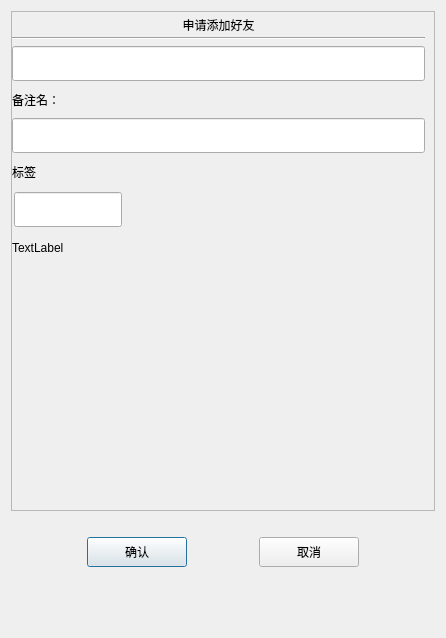
<?xml version="1.0" encoding="UTF-8"?>
<ui version="4.0">
 <class>AuthenFriend</class>
 <widget class="QDialog" name="AuthenFriend">
  <property name="geometry">
   <rect>
    <x>0</x>
    <y>0</y>
    <width>446</width>
    <height>638</height>
   </rect>
  </property>
  <property name="windowTitle">
   <string>Dialog</string>
  </property>
  <layout class="QVBoxLayout" name="verticalLayout">
   <item>
    <widget class="QScrollArea" name="scrollArea">
     <property name="minimumSize">
      <size>
       <width>0</width>
       <height>500</height>
      </size>
     </property>
     <property name="widgetResizable">
      <bool>true</bool>
     </property>
     <widget class="QWidget" name="scrollcontent">
      <property name="geometry">
       <rect>
        <x>0</x>
        <y>0</y>
        <width>426</width>
        <height>498</height>
       </rect>
      </property>
      <layout class="QVBoxLayout" name="verticalLayout_2">
       <property name="spacing">
        <number>0</number>
       </property>
       <property name="leftMargin">
        <number>0</number>
       </property>
       <property name="topMargin">
        <number>0</number>
       </property>
       <item>
        <widget class="QLabel" name="apply_lb">
         <property name="minimumSize">
          <size>
           <width>0</width>
           <height>25</height>
          </size>
         </property>
         <property name="maximumSize">
          <size>
           <width>16777215</width>
           <height>25</height>
          </size>
         </property>
         <property name="text">
          <string>申请添加好友</string>
         </property>
         <property name="alignment">
          <set>Qt::AlignmentFlag::AlignCenter</set>
         </property>
        </widget>
       </item>
       <item>
        <widget class="QWidget" name="apply_wid" native="true">
         <layout class="QVBoxLayout" name="verticalLayout_3">
          <property name="leftMargin">
           <number>0</number>
          </property>
          <property name="topMargin">
           <number>0</number>
          </property>
          <property name="rightMargin">
           <number>0</number>
          </property>
          <property name="bottomMargin">
           <number>0</number>
          </property>
          <item>
           <widget class="Line" name="line">
            <property name="orientation">
             <enum>Qt::Orientation::Horizontal</enum>
            </property>
           </widget>
          </item>
          <item>
           <widget class="CustomizeEdit" name="name_ed">
            <property name="minimumSize">
             <size>
              <width>0</width>
              <height>35</height>
             </size>
            </property>
            <property name="maximumSize">
             <size>
              <width>16777215</width>
              <height>35</height>
             </size>
            </property>
           </widget>
          </item>
          <item>
           <widget class="QLabel" name="label_2">
            <property name="minimumSize">
             <size>
              <width>0</width>
              <height>25</height>
             </size>
            </property>
            <property name="maximumSize">
             <size>
              <width>16777215</width>
              <height>25</height>
             </size>
            </property>
            <property name="text">
             <string>备注名：</string>
            </property>
           </widget>
          </item>
          <item>
           <widget class="CustomizeEdit" name="back_ed">
            <property name="minimumSize">
             <size>
              <width>0</width>
              <height>35</height>
             </size>
            </property>
            <property name="maximumSize">
             <size>
              <width>16777215</width>
              <height>35</height>
             </size>
            </property>
           </widget>
          </item>
          <item>
           <widget class="QLabel" name="label_3">
            <property name="minimumSize">
             <size>
              <width>0</width>
              <height>25</height>
             </size>
            </property>
            <property name="maximumSize">
             <size>
              <width>16777215</width>
              <height>25</height>
             </size>
            </property>
            <property name="text">
             <string>标签</string>
            </property>
           </widget>
          </item>
          <item>
           <widget class="QWidget" name="lb_group_wid" native="true">
            <property name="minimumSize">
             <size>
              <width>0</width>
              <height>50</height>
             </size>
            </property>
            <property name="maximumSize">
             <size>
              <width>16777215</width>
              <height>16777215</height>
             </size>
            </property>
            <layout class="QVBoxLayout" name="verticalLayout_4">
             <property name="spacing">
              <number>0</number>
             </property>
             <property name="leftMargin">
              <number>0</number>
             </property>
             <property name="topMargin">
              <number>0</number>
             </property>
             <property name="rightMargin">
              <number>0</number>
             </property>
             <property name="bottomMargin">
              <number>0</number>
             </property>
             <item>
              <widget class="QWidget" name="gridWidget" native="true">
               <property name="minimumSize">
                <size>
                 <width>0</width>
                 <height>40</height>
                </size>
               </property>
               <property name="maximumSize">
                <size>
                 <width>16777215</width>
                 <height>40</height>
                </size>
               </property>
               <widget class="CustomizeEdit" name="lb_ed">
                <property name="geometry">
                 <rect>
                  <x>2</x>
                  <y>2</y>
                  <width>108</width>
                  <height>35</height>
                 </rect>
                </property>
                <property name="maximumSize">
                 <size>
                  <width>16777215</width>
                  <height>35</height>
                 </size>
                </property>
               </widget>
              </widget>
             </item>
             <item>
              <widget class="QWidget" name="input_tip_wid" native="true">
               <property name="minimumSize">
                <size>
                 <width>0</width>
                 <height>35</height>
                </size>
               </property>
               <property name="maximumSize">
                <size>
                 <width>16777215</width>
                 <height>35</height>
                </size>
               </property>
               <layout class="QVBoxLayout" name="verticalLayout_5">
                <property name="spacing">
                 <number>0</number>
                </property>
                <property name="leftMargin">
                 <number>0</number>
                </property>
                <property name="topMargin">
                 <number>0</number>
                </property>
                <property name="rightMargin">
                 <number>0</number>
                </property>
                <property name="bottomMargin">
                 <number>0</number>
                </property>
                <item>
                 <widget class="ClickedOnceLabel" name="tip_lb">
                  <property name="text">
                   <string>TextLabel</string>
                  </property>
                 </widget>
                </item>
               </layout>
              </widget>
             </item>
            </layout>
           </widget>
          </item>
          <item>
           <widget class="QWidget" name="widget" native="true">
            <property name="minimumSize">
             <size>
              <width>0</width>
              <height>60</height>
             </size>
            </property>
            <layout class="QHBoxLayout" name="horizontalLayout_2">
             <property name="spacing">
              <number>7</number>
             </property>
             <property name="leftMargin">
              <number>0</number>
             </property>
             <property name="topMargin">
              <number>0</number>
             </property>
             <property name="rightMargin">
              <number>0</number>
             </property>
             <property name="bottomMargin">
              <number>0</number>
             </property>
             <item>
              <widget class="QWidget" name="lb_list" native="true">
               <property name="minimumSize">
                <size>
                 <width>287</width>
                 <height>50</height>
                </size>
               </property>
               <property name="maximumSize">
                <size>
                 <width>287</width>
                 <height>16777215</height>
                </size>
               </property>
              </widget>
             </item>
             <item>
              <widget class="QWidget" name="more_lb_wid" native="true">
               <property name="minimumSize">
                <size>
                 <width>30</width>
                 <height>0</height>
                </size>
               </property>
               <property name="maximumSize">
                <size>
                 <width>30</width>
                 <height>16777215</height>
                </size>
               </property>
               <layout class="QVBoxLayout" name="verticalLayout_6">
                <property name="spacing">
                 <number>0</number>
                </property>
                <property name="leftMargin">
                 <number>2</number>
                </property>
                <property name="topMargin">
                 <number>0</number>
                </property>
                <property name="rightMargin">
                 <number>0</number>
                </property>
                <property name="bottomMargin">
                 <number>0</number>
                </property>
                <item>
                 <spacer name="verticalSpacer_4">
                  <property name="orientation">
                   <enum>Qt::Orientation::Vertical</enum>
                  </property>
                  <property name="sizeHint" stdset="0">
                   <size>
                    <width>20</width>
                    <height>40</height>
                   </size>
                  </property>
                 </spacer>
                </item>
                <item>
                 <widget class="ClickedOnceLabel" name="more_lb">
                  <property name="minimumSize">
                   <size>
                    <width>25</width>
                    <height>25</height>
                   </size>
                  </property>
                  <property name="maximumSize">
                   <size>
                    <width>25</width>
                    <height>25</height>
                   </size>
                  </property>
                  <property name="text">
                   <string/>
                  </property>
                  <property name="alignment">
                   <set>Qt::AlignmentFlag::AlignCenter</set>
                  </property>
                 </widget>
                </item>
                <item>
                 <spacer name="verticalSpacer_3">
                  <property name="orientation">
                   <enum>Qt::Orientation::Vertical</enum>
                  </property>
                  <property name="sizeHint" stdset="0">
                   <size>
                    <width>20</width>
                    <height>40</height>
                   </size>
                  </property>
                 </spacer>
                </item>
               </layout>
              </widget>
             </item>
            </layout>
           </widget>
          </item>
         </layout>
        </widget>
       </item>
      </layout>
     </widget>
    </widget>
   </item>
   <item>
    <spacer name="verticalSpacer">
     <property name="orientation">
      <enum>Qt::Orientation::Vertical</enum>
     </property>
     <property name="sizeType">
      <enum>QSizePolicy::Policy::Fixed</enum>
     </property>
     <property name="sizeHint" stdset="0">
      <size>
       <width>20</width>
       <height>10</height>
      </size>
     </property>
    </spacer>
   </item>
   <item>
    <widget class="QWidget" name="apply_sure_wid" native="true">
     <property name="minimumSize">
      <size>
       <width>0</width>
       <height>50</height>
      </size>
     </property>
     <layout class="QHBoxLayout" name="horizontalLayout">
      <item>
       <spacer name="horizontalSpacer">
        <property name="orientation">
         <enum>Qt::Orientation::Horizontal</enum>
        </property>
        <property name="sizeHint" stdset="0">
         <size>
          <width>40</width>
          <height>20</height>
         </size>
        </property>
       </spacer>
      </item>
      <item>
       <widget class="ClickedBtn" name="sure_btn">
        <property name="minimumSize">
         <size>
          <width>100</width>
          <height>30</height>
         </size>
        </property>
        <property name="maximumSize">
         <size>
          <width>100</width>
          <height>30</height>
         </size>
        </property>
        <property name="text">
         <string>确认</string>
        </property>
       </widget>
      </item>
      <item>
       <spacer name="horizontalSpacer_3">
        <property name="orientation">
         <enum>Qt::Orientation::Horizontal</enum>
        </property>
        <property name="sizeHint" stdset="0">
         <size>
          <width>40</width>
          <height>20</height>
         </size>
        </property>
       </spacer>
      </item>
      <item>
       <widget class="ClickedBtn" name="cancel_btn">
        <property name="minimumSize">
         <size>
          <width>100</width>
          <height>30</height>
         </size>
        </property>
        <property name="maximumSize">
         <size>
          <width>100</width>
          <height>30</height>
         </size>
        </property>
        <property name="text">
         <string>取消</string>
        </property>
       </widget>
      </item>
      <item>
       <spacer name="horizontalSpacer_2">
        <property name="orientation">
         <enum>Qt::Orientation::Horizontal</enum>
        </property>
        <property name="sizeHint" stdset="0">
         <size>
          <width>40</width>
          <height>20</height>
         </size>
        </property>
       </spacer>
      </item>
     </layout>
    </widget>
   </item>
   <item>
    <spacer name="verticalSpacer_2">
     <property name="orientation">
      <enum>Qt::Orientation::Vertical</enum>
     </property>
     <property name="sizeHint" stdset="0">
      <size>
       <width>20</width>
       <height>36</height>
      </size>
     </property>
    </spacer>
   </item>
  </layout>
 </widget>
 <customwidgets>
  <customwidget>
   <class>ClickedBtn</class>
   <extends>QPushButton</extends>
   <header location="global">clickedbtn.h</header>
  </customwidget>
  <customwidget>
   <class>CustomizeEdit</class>
   <extends>QLineEdit</extends>
   <header location="global">customizeedit.h</header>
  </customwidget>
  <customwidget>
   <class>ClickedOnceLabel</class>
   <extends>QLabel</extends>
   <header location="global">clickedoncelabel.h</header>
  </customwidget>
 </customwidgets>
 <resources/>
 <connections/>
</ui>
